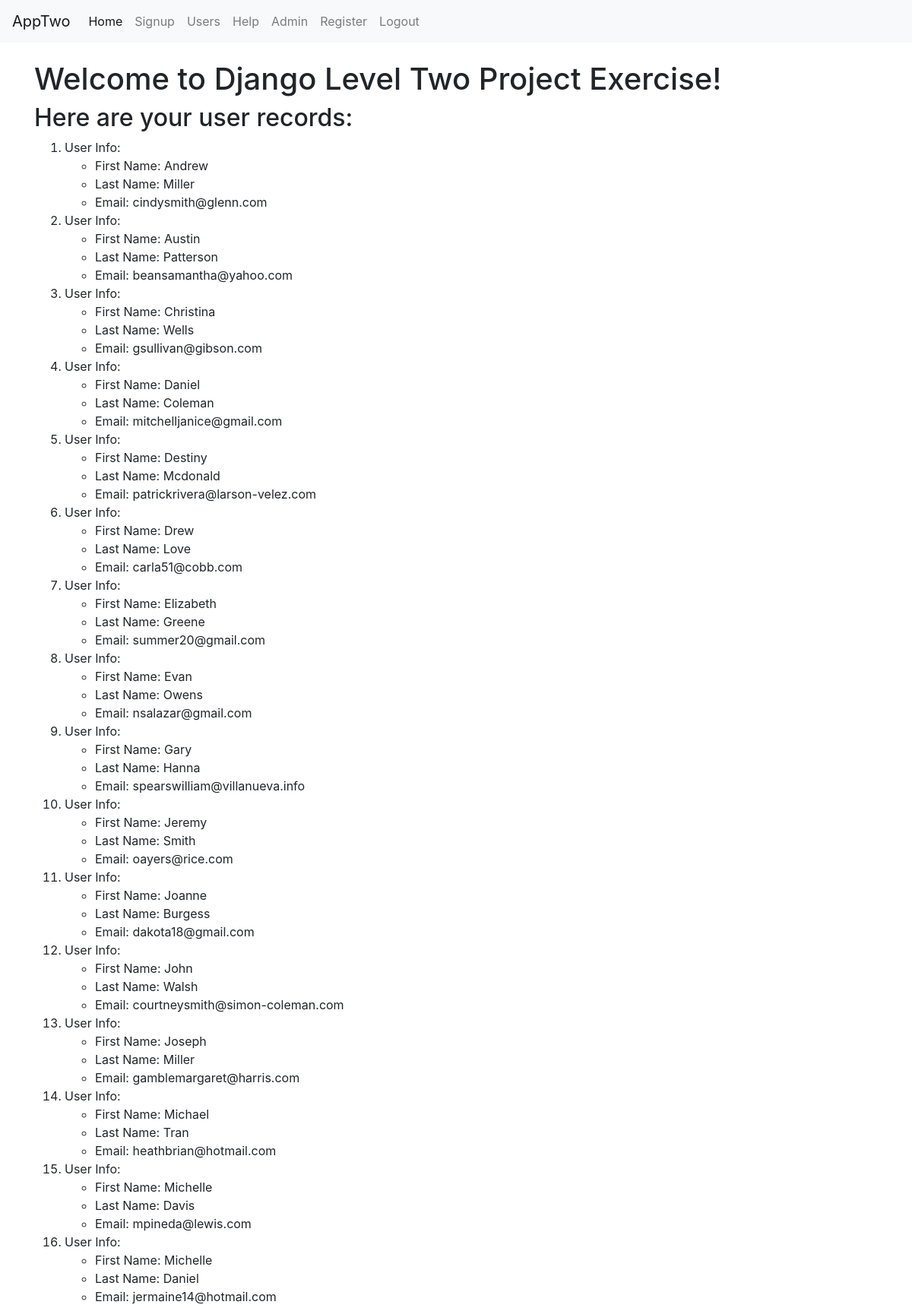
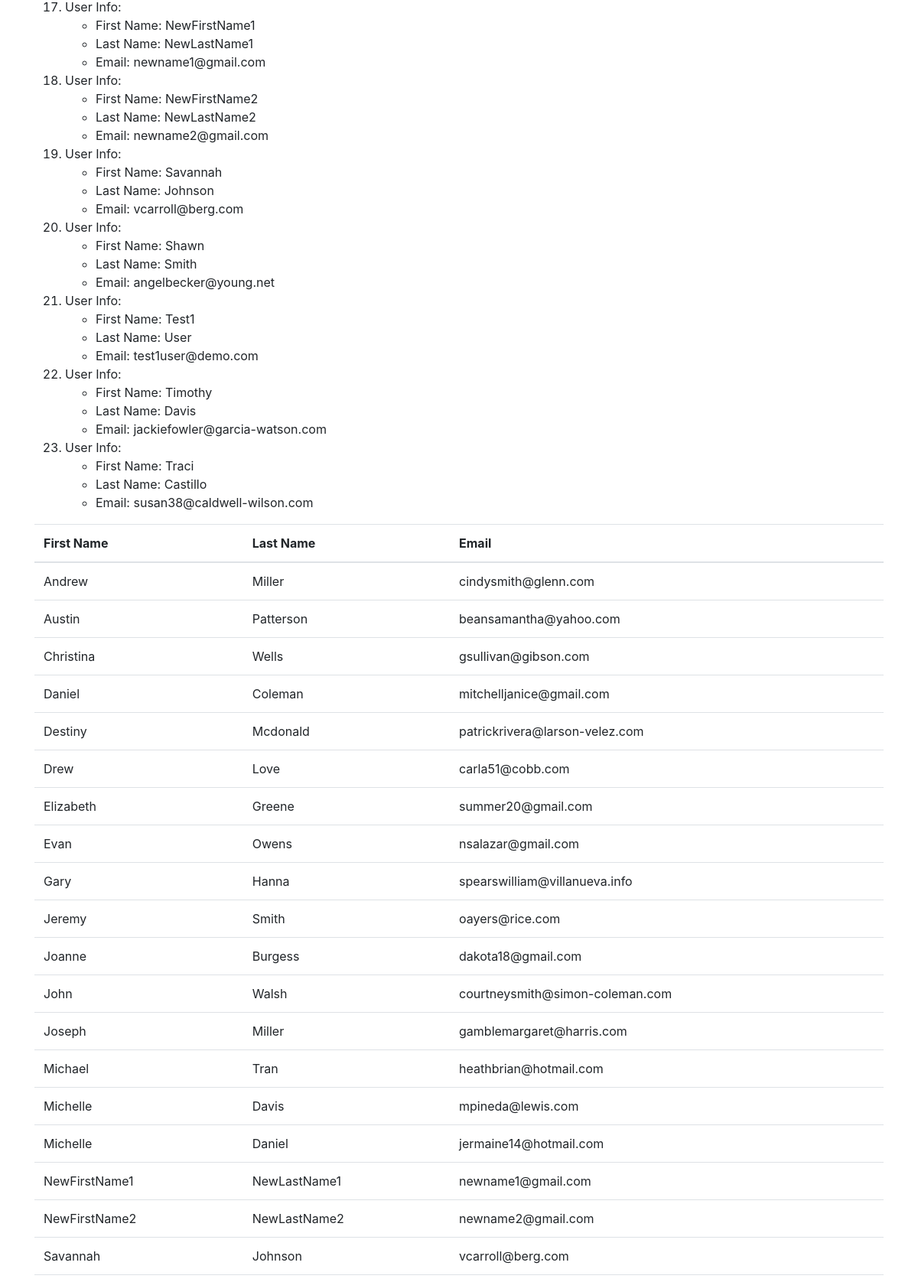
Page /apptwo/users/ (signed in, upper part) on the committed database (2 pictures, top to bottom).
### AppTwo/models.py (models this page shows, shortened)
class Users(models.Model):
    first_name = models.CharField(max_length=100)
    last_name = models.CharField(max_length=100)
    email = models.EmailField(unique=True,max_length=254)

### AppTwo/views.py (the view)
# urls.py: path('users/', views.users, name='users'),
@login_required
def users(request):
    user_list = Users.objects.order_by('first_name')
    user_dict = {'user_records':user_list}
    return render(request,'apptwo/users.html',context = user_dict)

### templates/AppTwo/users.html
<!DOCTYPE html>
{% extends "AppTwo/base.html" %}
{% load staticfiles %}
{% block body_block %}
    <h1>Welcome to Django Level Two Project Exercise!</h1>
    <h2>Here are your user records:</h2>
    <div class="">
            {% if user_records %}
            <ol>
                {% for entry in user_records %}
                    <li>User Info:
                            <ul>
                                    <li>First Name: {{entry.first_name}}</li>
                                    <li>Last Name: {{entry.last_name}}</li>
                                    <li>Email: {{entry.email}}</li>
                            </ul>
                    </li>
                    {% endfor %}
                </ol>
            {% else %}
                <p>No User Records Found!</p>
            {% endif %}
        </div>
        <div class="djangtwo">
                {% if user_records %}
                <table class="table">
                    <thead>
                        <th>First Name</th>
                        <th>Last Name</th>
                        <th>Email</th>
                    </thead>
                    <tbody>
                        {% for entry in user_records %}
                        <tr>
                            <td>{{entry.first_name}}</td>
                            <td>{{entry.last_name}}</td>
                            <td>{{entry.email}}</td>
                        </tr>
                        {% endfor %}
                    </tbody>
                </table>
                {% else %}
                    <p>No User Records Found!</p>
                {% endif %}
            </div>
{% endblock %}

### templates/AppTwo/base.html (shortened to what this page needs)
<!DOCTYPE html>
<html lang="en">
<head>
    <link rel="stylesheet" href="https://stackpath.bootstrapcdn.com/bootstrap/4.4.1/css/bootstrap.min.css">
</head>
<body>
        <nav class="navbar navbar-expand-lg navbar-light bg-light">
                <a class="navbar-brand" href="#">AppTwo</a>
                <div class="collapse navbar-collapse" id="navbarNavAltMarkup">
                  <div class="navbar-nav">
                    <a class="nav-item nav-link active" href="{% url 'index' %}">Home</a>
                    <a class="nav-item nav-link" href="{% url 'AppTwo:signup' %}">Signup</a>
                    <a class="nav-item nav-link" href="{% url 'AppTwo:users' %}">Users</a>
                    <a class="nav-item nav-link" href="{% url 'AppTwo:help' %}">Help</a>
                    <a class="nav-item nav-link" href="{% url 'admin:index' %}">Admin</a>
                    <a class="nav-item nav-link" href="{% url 'AppTwo:register' %}">Register</a>
                    {% if user.is_authenticated %}
                      <a class="nav-item nav-link" href="{% url 'logout' %}">Logout</a>
                    {% else %}
                      <a class="nav-item nav-link" href="{% url 'AppTwo:user_login' %}">Login</a>
                    {% endif %}
                  </div>
                </div>
        </nav>
        <div class="container">
            {% block body_block %}{% endblock %}
        </div>
</body>
</html>

### rows in the picture
Users: first_name "Andrew", last_name "Miller", email "cindysmith@glenn.com"
Users: first_name "Austin", last_name "Patterson", email "beansamantha@yahoo.com"
Users: first_name "Christina", last_name "Wells", email "gsullivan@gibson.com"
Users: first_name "Daniel", last_name "Coleman", email "mitchelljanice@gmail.com"
Users: first_name "Destiny", last_name "Mcdonald", email "patrickrivera@larson-velez.com"
Users: first_name "Drew", last_name "Love", email "carla51@cobb.com"
Users: first_name "Elizabeth", last_name "Greene", email "summer20@gmail.com"
Users: first_name "Evan", last_name "Owens", email "nsalazar@gmail.com"
Users: first_name "Gary", last_name "Hanna", email "spearswilliam@villanueva.info"
Users: first_name "Jeremy", last_name "Smith", email "oayers@rice.com"
Users: first_name "Joanne", last_name "Burgess", email "dakota18@gmail.com"
Users: first_name "John", last_name "Walsh", email "courtneysmith@simon-coleman.com"
Users: first_name "Joseph", last_name "Miller", email "gamblemargaret@harris.com"
Users: first_name "Michael", last_name "Tran", email "heathbrian@hotmail.com"
Users: first_name "Michelle", last_name "Davis", email "mpineda@lewis.com"
Users: first_name "Michelle", last_name "Daniel", email "jermaine14@hotmail.com"
Users: first_name "NewFirstName1", last_name "NewLastName1", email "newname1@gmail.com"
Users: first_name "NewFirstName2", last_name "NewLastName2", email "newname2@gmail.com"
Users: first_name "Savannah", last_name "Johnson", email "vcarroll@berg.com"
Users: first_name "Shawn", last_name "Smith", email "angelbecker@young.net"
Users: first_name "Test1", last_name "User", email "test1user@demo.com"
Users: first_name "Timothy", last_name "Davis", email "jackiefowler@garcia-watson.com"
Users: first_name "Traci", last_name "Castillo", email "susan38@caldwell-wilson.com"
